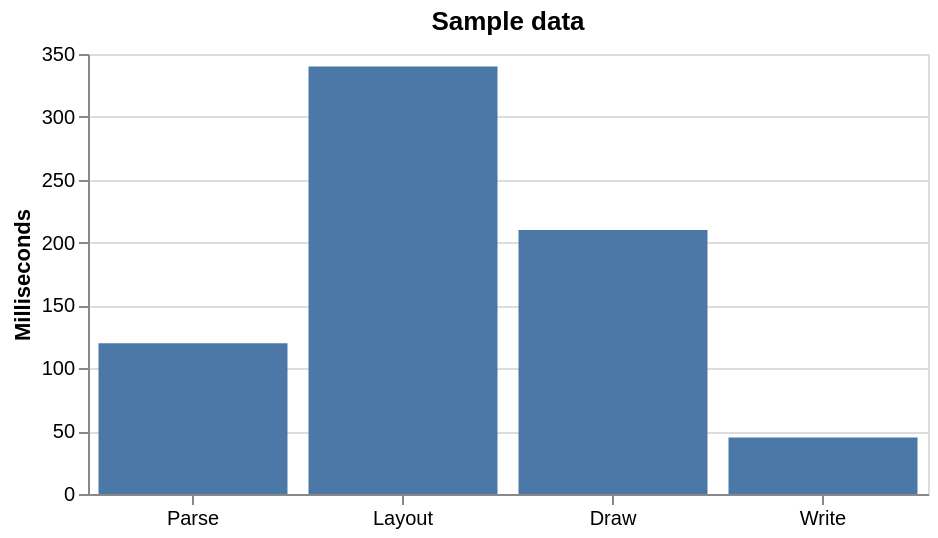

Write the Vega-Lite specification saved for this chart.
### Vega-Lite specification from a JSON file in a GitHub repository (floating-point values rounded to 4 significant figures)
{"$schema": "https://vega.github.io/schema/vega-lite/v6.json", "width": 420, "height": 220, "title": "Sample data", "data": {"values": [{"step": "Parse", "ms": 120}, {"step": "Layout", "ms": 340}, {"step": "Draw", "ms": 210}, {"step": "Write", "ms": 45}]}, "mark": "bar", "encoding": {"x": {"field": "step", "type": "nominal", "sort": null, "axis": {"labelAngle": 0, "title": null}}, "y": {"field": "ms", "type": "quantitative", "title": "Milliseconds"}}}
